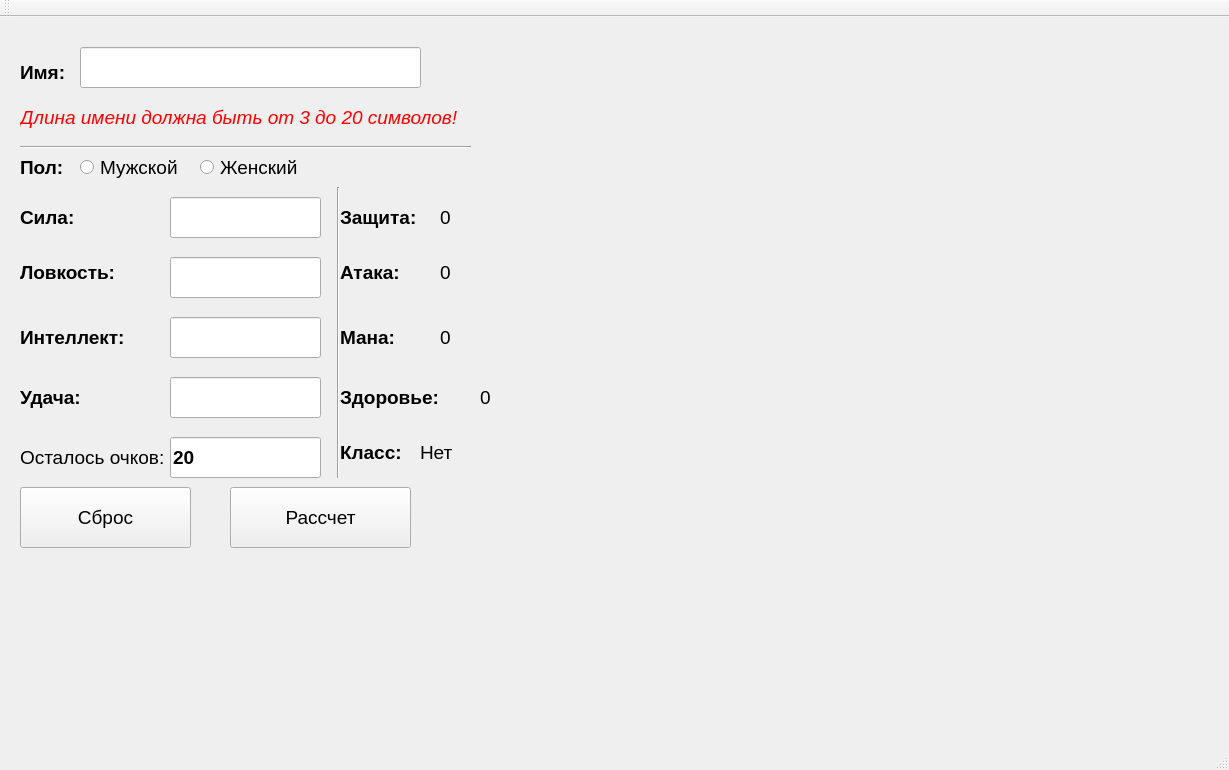
<?xml version="1.0" encoding="UTF-8"?>
<ui version="4.0">
 <class>MainWindow</class>
 <widget class="QMainWindow" name="MainWindow">
  <property name="geometry">
   <rect>
    <x>0</x>
    <y>0</y>
    <width>1229</width>
    <height>770</height>
   </rect>
  </property>
  <property name="font">
   <font>
    <pointsize>14</pointsize>
    <weight>75</weight>
    <bold>true</bold>
   </font>
  </property>
  <property name="windowTitle">
   <string>MainWindow</string>
  </property>
  <widget class="QWidget" name="centralWidget">
   <widget class="QLabel" name="label">
    <property name="geometry">
     <rect>
      <x>20</x>
      <y>40</y>
      <width>121</width>
      <height>31</height>
     </rect>
    </property>
    <property name="font">
     <font>
      <pointsize>14</pointsize>
      <weight>75</weight>
      <bold>true</bold>
     </font>
    </property>
    <property name="text">
     <string>Имя:</string>
    </property>
   </widget>
   <widget class="QLineEdit" name="lineEdit_name">
    <property name="geometry">
     <rect>
      <x>80</x>
      <y>30</y>
      <width>341</width>
      <height>41</height>
     </rect>
    </property>
   </widget>
   <widget class="QLabel" name="label_error">
    <property name="geometry">
     <rect>
      <x>20</x>
      <y>80</y>
      <width>571</width>
      <height>41</height>
     </rect>
    </property>
    <property name="palette">
     <palette>
      <active>
       <colorrole role="WindowText">
        <brush brushstyle="SolidPattern">
         <color alpha="255">
          <red>255</red>
          <green>0</green>
          <blue>0</blue>
         </color>
        </brush>
       </colorrole>
      </active>
      <inactive>
       <colorrole role="WindowText">
        <brush brushstyle="SolidPattern">
         <color alpha="255">
          <red>255</red>
          <green>0</green>
          <blue>0</blue>
         </color>
        </brush>
       </colorrole>
      </inactive>
      <disabled>
       <colorrole role="WindowText">
        <brush brushstyle="SolidPattern">
         <color alpha="255">
          <red>120</red>
          <green>120</green>
          <blue>120</blue>
         </color>
        </brush>
       </colorrole>
      </disabled>
     </palette>
    </property>
    <property name="font">
     <font>
      <pointsize>14</pointsize>
      <weight>50</weight>
      <italic>true</italic>
      <bold>false</bold>
     </font>
    </property>
    <property name="text">
     <string>Длина имени должна быть от 3 до 20 символов!</string>
    </property>
   </widget>
   <widget class="QLabel" name="label_3">
    <property name="geometry">
     <rect>
      <x>20</x>
      <y>130</y>
      <width>101</width>
      <height>41</height>
     </rect>
    </property>
    <property name="font">
     <font>
      <pointsize>14</pointsize>
      <weight>75</weight>
      <bold>true</bold>
     </font>
    </property>
    <property name="text">
     <string>Пол:</string>
    </property>
   </widget>
   <widget class="QRadioButton" name="radioButton_man">
    <property name="geometry">
     <rect>
      <x>80</x>
      <y>130</y>
      <width>231</width>
      <height>41</height>
     </rect>
    </property>
    <property name="font">
     <font>
      <weight>50</weight>
      <bold>false</bold>
     </font>
    </property>
    <property name="text">
     <string>Мужской</string>
    </property>
   </widget>
   <widget class="QRadioButton" name="radioButton_woman">
    <property name="geometry">
     <rect>
      <x>200</x>
      <y>130</y>
      <width>151</width>
      <height>41</height>
     </rect>
    </property>
    <property name="font">
     <font>
      <weight>50</weight>
      <bold>false</bold>
     </font>
    </property>
    <property name="text">
     <string>Женский</string>
    </property>
   </widget>
   <widget class="QLabel" name="label_power">
    <property name="geometry">
     <rect>
      <x>20</x>
      <y>180</y>
      <width>131</width>
      <height>41</height>
     </rect>
    </property>
    <property name="text">
     <string>Сила:</string>
    </property>
   </widget>
   <widget class="QLineEdit" name="lineEdit_power">
    <property name="geometry">
     <rect>
      <x>170</x>
      <y>180</y>
      <width>151</width>
      <height>41</height>
     </rect>
    </property>
   </widget>
   <widget class="QLabel" name="label_5">
    <property name="geometry">
     <rect>
      <x>340</x>
      <y>180</y>
      <width>111</width>
      <height>41</height>
     </rect>
    </property>
    <property name="text">
     <string>Защита:</string>
    </property>
   </widget>
   <widget class="QLabel" name="label_defend">
    <property name="geometry">
     <rect>
      <x>440</x>
      <y>180</y>
      <width>91</width>
      <height>41</height>
     </rect>
    </property>
    <property name="font">
     <font>
      <weight>50</weight>
      <bold>false</bold>
     </font>
    </property>
    <property name="text">
     <string>0</string>
    </property>
   </widget>
   <widget class="QLabel" name="label_lovkost">
    <property name="geometry">
     <rect>
      <x>20</x>
      <y>240</y>
      <width>121</width>
      <height>31</height>
     </rect>
    </property>
    <property name="text">
     <string>Ловкость:</string>
    </property>
   </widget>
   <widget class="QLineEdit" name="lineEdit_lovkost">
    <property name="geometry">
     <rect>
      <x>170</x>
      <y>240</y>
      <width>151</width>
      <height>41</height>
     </rect>
    </property>
   </widget>
   <widget class="QLabel" name="label_8">
    <property name="geometry">
     <rect>
      <x>340</x>
      <y>230</y>
      <width>121</width>
      <height>51</height>
     </rect>
    </property>
    <property name="text">
     <string>Атака:</string>
    </property>
   </widget>
   <widget class="QLabel" name="label_attack">
    <property name="geometry">
     <rect>
      <x>440</x>
      <y>230</y>
      <width>111</width>
      <height>51</height>
     </rect>
    </property>
    <property name="font">
     <font>
      <weight>50</weight>
      <bold>false</bold>
     </font>
    </property>
    <property name="text">
     <string>0</string>
    </property>
   </widget>
   <widget class="QLabel" name="label_intelekt">
    <property name="geometry">
     <rect>
      <x>20</x>
      <y>290</y>
      <width>161</width>
      <height>61</height>
     </rect>
    </property>
    <property name="text">
     <string>Интеллект:</string>
    </property>
   </widget>
   <widget class="QLabel" name="label_udacha">
    <property name="geometry">
     <rect>
      <x>20</x>
      <y>350</y>
      <width>121</width>
      <height>61</height>
     </rect>
    </property>
    <property name="text">
     <string>Удача:</string>
    </property>
   </widget>
   <widget class="QLabel" name="label_ostatok">
    <property name="geometry">
     <rect>
      <x>20</x>
      <y>410</y>
      <width>191</width>
      <height>61</height>
     </rect>
    </property>
    <property name="font">
     <font>
      <weight>50</weight>
      <bold>false</bold>
     </font>
    </property>
    <property name="text">
     <string>Осталось очков:</string>
    </property>
   </widget>
   <widget class="QLineEdit" name="lineEdit_intelekt">
    <property name="geometry">
     <rect>
      <x>170</x>
      <y>300</y>
      <width>151</width>
      <height>41</height>
     </rect>
    </property>
   </widget>
   <widget class="QLineEdit" name="lineEdit_udacha">
    <property name="geometry">
     <rect>
      <x>170</x>
      <y>360</y>
      <width>151</width>
      <height>41</height>
     </rect>
    </property>
   </widget>
   <widget class="QLabel" name="label_999">
    <property name="geometry">
     <rect>
      <x>340</x>
      <y>300</y>
      <width>161</width>
      <height>41</height>
     </rect>
    </property>
    <property name="text">
     <string>Мана:</string>
    </property>
   </widget>
   <widget class="QLabel" name="label_6">
    <property name="geometry">
     <rect>
      <x>340</x>
      <y>360</y>
      <width>131</width>
      <height>41</height>
     </rect>
    </property>
    <property name="text">
     <string>Здоровье:</string>
    </property>
   </widget>
   <widget class="QLabel" name="label_mana">
    <property name="geometry">
     <rect>
      <x>440</x>
      <y>300</y>
      <width>131</width>
      <height>41</height>
     </rect>
    </property>
    <property name="font">
     <font>
      <weight>50</weight>
      <bold>false</bold>
     </font>
    </property>
    <property name="text">
     <string>0</string>
    </property>
   </widget>
   <widget class="QLabel" name="label_hp">
    <property name="geometry">
     <rect>
      <x>480</x>
      <y>360</y>
      <width>111</width>
      <height>41</height>
     </rect>
    </property>
    <property name="font">
     <font>
      <weight>50</weight>
      <bold>false</bold>
     </font>
    </property>
    <property name="text">
     <string>0</string>
    </property>
   </widget>
   <widget class="QLabel" name="label_14">
    <property name="geometry">
     <rect>
      <x>340</x>
      <y>410</y>
      <width>141</width>
      <height>51</height>
     </rect>
    </property>
    <property name="text">
     <string>Класс:</string>
    </property>
   </widget>
   <widget class="QLabel" name="label_klass">
    <property name="geometry">
     <rect>
      <x>420</x>
      <y>410</y>
      <width>181</width>
      <height>51</height>
     </rect>
    </property>
    <property name="font">
     <font>
      <weight>50</weight>
      <bold>false</bold>
     </font>
    </property>
    <property name="text">
     <string>Нет</string>
    </property>
   </widget>
   <widget class="QPushButton" name="pushButton_sbros">
    <property name="geometry">
     <rect>
      <x>20</x>
      <y>470</y>
      <width>171</width>
      <height>61</height>
     </rect>
    </property>
    <property name="font">
     <font>
      <weight>50</weight>
      <bold>false</bold>
     </font>
    </property>
    <property name="text">
     <string>Сброс</string>
    </property>
   </widget>
   <widget class="QPushButton" name="pushButton_raschet">
    <property name="geometry">
     <rect>
      <x>230</x>
      <y>470</y>
      <width>181</width>
      <height>61</height>
     </rect>
    </property>
    <property name="font">
     <font>
      <weight>50</weight>
      <bold>false</bold>
     </font>
    </property>
    <property name="text">
     <string>Рассчет</string>
    </property>
   </widget>
   <widget class="QLineEdit" name="lineEdit_ostatok">
    <property name="geometry">
     <rect>
      <x>170</x>
      <y>420</y>
      <width>151</width>
      <height>41</height>
     </rect>
    </property>
    <property name="text">
     <string>20</string>
    </property>
    <property name="readOnly">
     <bool>true</bool>
    </property>
   </widget>
   <widget class="Line" name="line">
    <property name="geometry">
     <rect>
      <x>20</x>
      <y>120</y>
      <width>451</width>
      <height>21</height>
     </rect>
    </property>
    <property name="orientation">
     <enum>Qt::Horizontal</enum>
    </property>
   </widget>
   <widget class="Line" name="line_2">
    <property name="geometry">
     <rect>
      <x>330</x>
      <y>170</y>
      <width>16</width>
      <height>291</height>
     </rect>
    </property>
    <property name="orientation">
     <enum>Qt::Vertical</enum>
    </property>
   </widget>
  </widget>
  <widget class="QMenuBar" name="menuBar">
   <property name="geometry">
    <rect>
     <x>0</x>
     <y>0</y>
     <width>1229</width>
     <height>21</height>
    </rect>
   </property>
  </widget>
  <widget class="QToolBar" name="mainToolBar">
   <attribute name="toolBarArea">
    <enum>TopToolBarArea</enum>
   </attribute>
   <attribute name="toolBarBreak">
    <bool>false</bool>
   </attribute>
  </widget>
  <widget class="QStatusBar" name="statusBar"/>
 </widget>
 <layoutdefault spacing="6" margin="11"/>
 <resources/>
 <connections/>
</ui>
